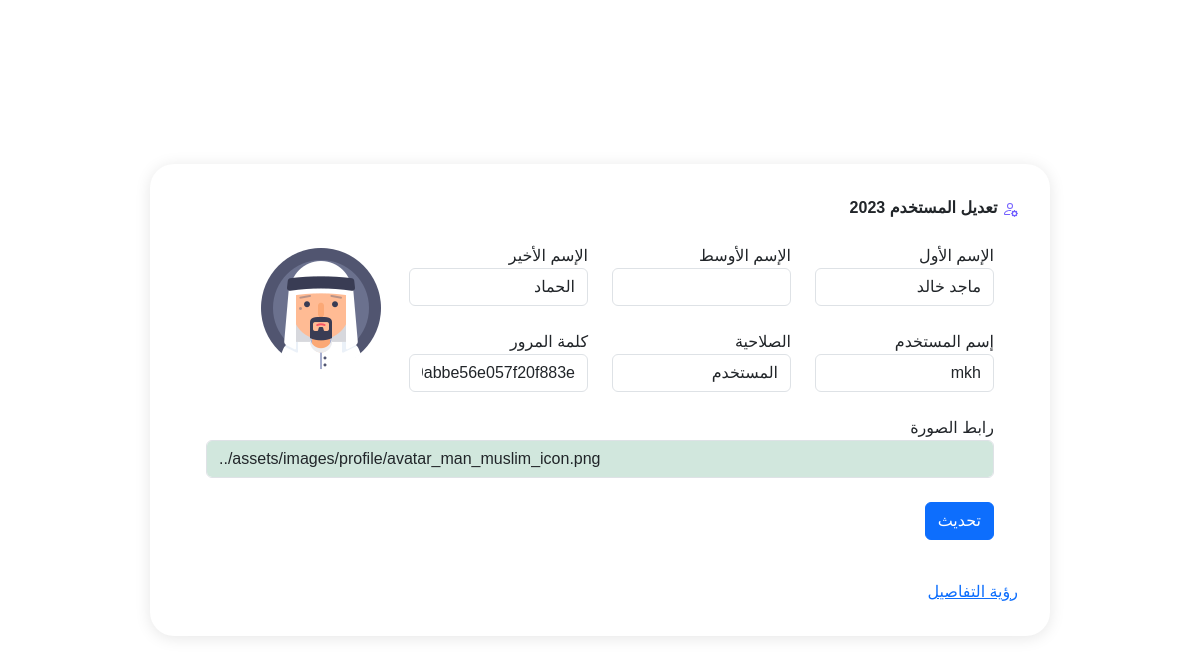
Page /admin/edit_admin_panel.php?id=3 on the earlier database version.
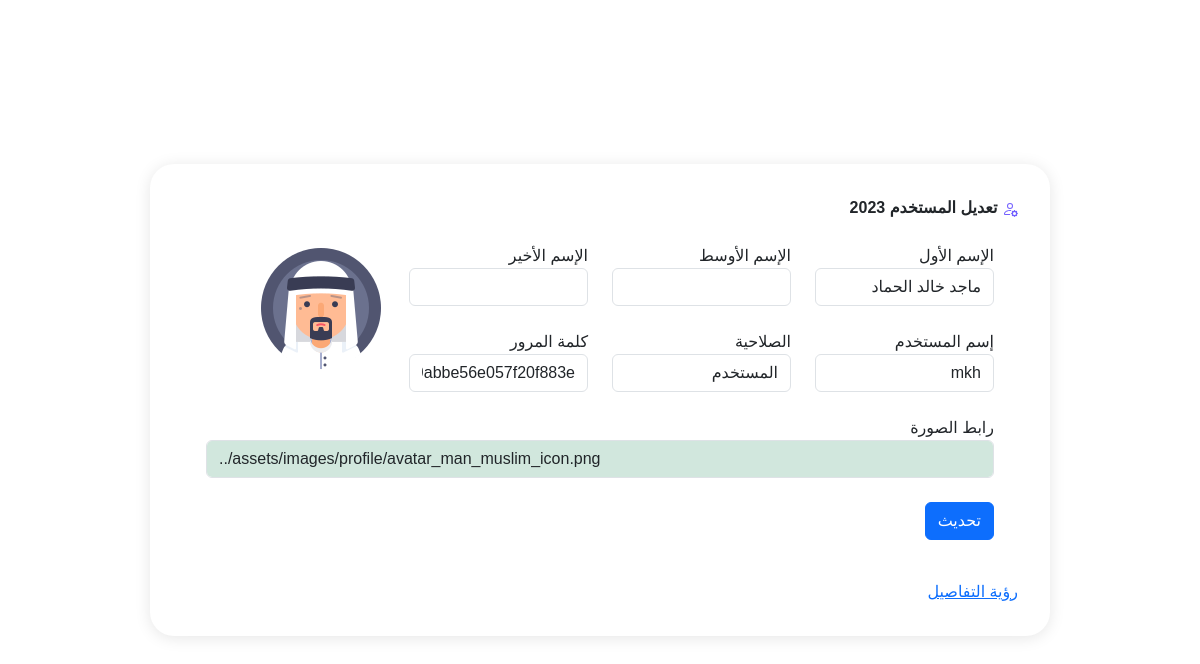
Same page on the later database version.
### tables this page shows
CREATE TABLE `user` (
  `id` int(11) NOT NULL,
  `user_name` varchar(255) NOT NULL,
  `password` varchar(255) NOT NULL,
  `name` varchar(255) NOT NULL,
  `middle` varchar(255) NOT NULL,
  `last` varchar(255) NOT NULL,
  `image` varchar(255) DEFAULT NULL,
  `role` int(11) NOT NULL,
  `role_image` varchar(255) DEFAULT NULL,
  `last_login` bigint(20) NOT NULL
);

### admin/edit_admin_panel.php (the view, shortened to what this page needs)
<?php
include "../db_conn.php";
?>
<!DOCTYPE html>
<html>
<head>
    <link rel="stylesheet" type="text/css" href="../assets/css/style-workss.css">
    <link href="https://cdn.jsdelivr.net/npm/bootstrap@5.3.0/dist/css/bootstrap.min.css" rel="stylesheet">
    <link rel="stylesheet" href="https://cdnjs.cloudflare.com/ajax/libs/font-awesome/6.4.0/css/all.min.css" />
</head>
<body>
    <div class="tab-container">
        <div class="title">
            <a href="admin_panel.php" class="hint-link" style="text-decoration: none;" placeholder="dddddd">
            </a>
            تعديل المستخدم
            <?php echo date("Y"); ?>
        </div>
        <div class="content-box">
            <div class="content active">
                    <div class="row">
                        <div class="col-md-12">
                            <div class="card-body">
                            <?php
                                if (isset($_GET['id'])) {
                                    $id = $_GET['id'];
                                    $users = "SELECT * FROM user WHERE id='$id'";
                                    $query_run = mysqli_query($conn, $users);
                                    if (mysqli_num_rows($query_run) > 0) {
                                        foreach ($query_run as $user) { ?>
                                            <form action="update_user.php" method="POST">
                                                <div class="row">
                                                    <div class="col">
                                                        <div class="row">
                                                            <div class="col">
                                                                <label for="name">الإسم الأول</label>
                                                                <input type="text" name="name" value="<?php echo $user['name']; ?>" class="form-control">
                                                            </div>
                                                            <div class="col">
                                                                <label for="middle">الإسم الأوسط</label>
                                                                <input type="text" name="middle" value="<?php echo $user['middle']; ?>" class="form-control">
                                                            </div>
                                                            <div class="col">
                                                                <label for="last">الإسم الأخير</label>
                                                                <input type="text" name="last" value="<?php echo $user['last']; ?>" class="form-control">
                                                            </div>
                                                        </div><br>
                                                        <div class="row">
                                                            <div class="col">
                                                                <label for="user_name">إسم المستخدم</label>
                                                                <input type="text" name="user_name" value="<?php echo $user['user_name']; ?>" class="form-control">
                                                            </div>
                                                            <div class="col">
                                                                <label for="role">الصلاحية</label>
                                                                <select name="role" required class="form-control">
                                                                    <option value="2" <?php echo $user['role'] == '2' ? 'selected':''; ?>>المستخدم</option>
                                                                </select>
                                                            </div>
                                                            <div class="col">
                                                                <label for="password">كلمة المرور</label>
                                                                <input type="text" name="password" value="<?php echo $user['password']; ?>" class="form-control">
                                                            </div>
                                                        </div>
                                                    </div>
                                                    <div class="col-3">
                                                        <img src="<?php echo $user['image']; ?>" alt="image" style="width: 128px;">
                                                    </div>
                                                </div><br>
                                                <div class="row">
                                                    <div class="col">
                                                        <label for="image">رابط الصورة</label>
                                                        <input style="direction: ltr; text-align: left; background-color: #D1E7DD;" type="text" name="image" value="<?php echo $user['image']; ?>" class="form-control">
                                                    </div>
                                                </div><br>
                                                <div class="col-md-12 mb-3">
                                                    <button type="submit" name="update_user" class="btn btn-primary">تحديث</button>
                                                </div>
                                            </form>
                                        <?php
                                        }
                                    }
                                    else {
                                        echo '
                                            <h4>لا يوجد مستخدم كما طلبت في قاعدة البيانات</h4>
                                        ';
                                    }
                                }
                            ?>
                        </div>
                    </div>
                </div>
            </div>
        </div>
        <a href="#">
            رؤية التفاصيل
        </a>
    </div>
</body>
</html>

### assets/css/style-workss.css (style rules this page uses)
* { margin: 0; padding: 0; box-sizing: border-box; font-family: 'Poppins', sans-serif; direction: rtl; }
body { background: #deeeff; display: flex; justify-content: center; align-items: center; height: 100vh; }
.tab-container { width: 900px; background-color: white; padding: 32px; box-shadow: 0 2px 16px rgba(0, 0, 0, 0.1); border-radius: 24px; }
.content-box { padding: 24px; }
.content-box .content { display: none; animation: moving 0.5s ease; }
.content-box .content.active { display: block; }
.title { font-weight: bold; }
.hint-link { position: relative; text-decoration: none; color: #7360ff; }

Differences in the rows shown:
changed user "mkh": name "ماجد خالد" → "ماجد خالد الحماد"; last "الحماد" → (not shown)
